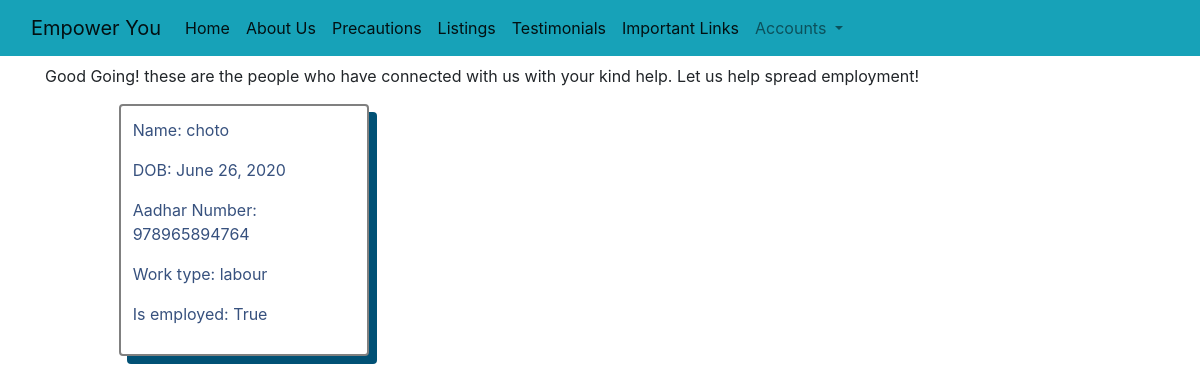
Page /dash on the earlier database version.
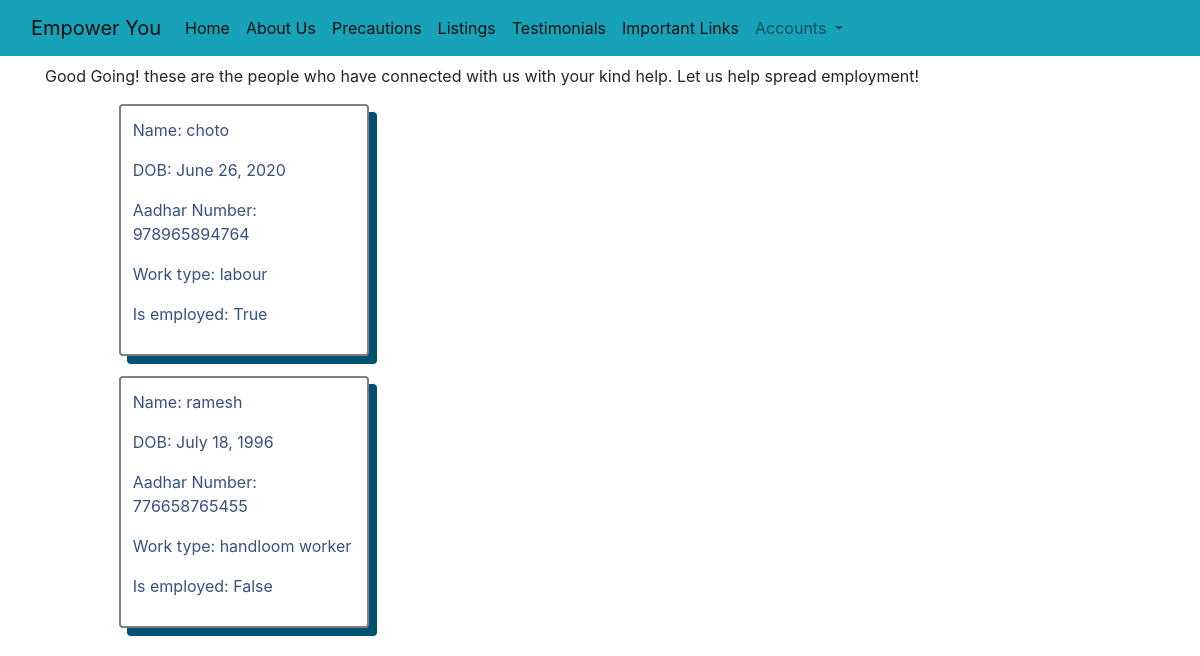
Same page on the later database version.
### employment/models.py (models this page shows, shortened)
class Worker(models.Model):
    WORK_CHOICE = (
        ("carpenter", "carpenter"),
        ("handloom worker", "handloom worker"),
        ("labour", "labour"),
        ("Other", "Other"),
    )
    name = models.CharField(max_length=35)
    slug = models.SlugField()
    adhar = models.CharField(max_length=12, unique=True)
    dateTime = models.DateTimeField(auto_now_add=True, blank=True, null=True)
    dob = models.DateField()
    work = models.CharField(
        max_length=100, default=None, choices=WORK_CHOICE)
    other = models.CharField(max_length=100, blank=True)
    is_employed = models.BooleanField(blank=True)
    user = models.ForeignKey(User, on_delete=models.CASCADE, default=None)

### codefury/views.py (the view)
# urls.py: path("dash", views.dash, name="dash"),
def dash(request):
    qauthor = request.user
    workers = Worker.objects.all().order_by('dateTime')
    context = {
        "workers": workers,
    }
    return render(request, 'dashboard.html', context)

### templates/dashboard.html (shortened to what this page needs)
{% extends 'base.html' %}
{% block content %}
<p class="container">Good Going! these are the people who have connected with us with your kind help. Let us help spread
    employment!</p>
{% for worker in workers %}
<div class="event-container animated bounce">
    <div class="event">
        <p>Name: {{worker.name}}</p>
        <p>DOB: {{worker.dob}} </p>
        <p>Aadhar Number: {{worker.adhar}}</p>
        <p>Work type: {{worker.work}}</p>
        <p>Is employed: {{worker.is_employed}}</p>
    </div>
</div>
{% endfor %}
{% endblock %}

### templates/base.html (shortened to what this page needs)
{% load static %}
<!DOCTYPE html>
<html lang="en">
<head>
  <link rel="stylesheet" href="https://cdn.jsdelivr.net/npm/bootstrap@4.5.3/dist/css/bootstrap.min.css"
 />
  <link rel="stylesheet" href="https://use.fontawesome.com/releases/v5.15.1/css/all.css"
>
  <link rel="stylesheet" href="{% static 'css/style.css' %}">
</head>
<body>
  <nav class="navbar navbar-expand-lg navbar-light bg-info ">
    <div class="container-fluid">
      <a class="navbar-brand" href="{% url 'home' %}">Empower You</a>
      <div class="collapse navbar-collapse" id="navbarSupportedContent">
        <ul class="navbar-nav mr-auto mb-2 mb-lg-0">
          <li class="nav-item">
            <a class="nav-link active" aria-current="page" href="{% url 'home' %}">Home</a>
          </li>
          <li class="nav-item">
            <a class="nav-link active" aria-current="page" href="#aboutus">About Us</a>
          </li>
          <li class="nav-item">
            <a class="nav-link active" aria-current="page" href="#prec">Precautions</a>
          </li>
          <li class="nav-item">
            <a class="nav-link active" aria-current="page" href="{% url 'listing' %}">Listings</a>
          </li>
          <li class="nav-item">
            <a class="nav-link active" aria-current="page" href="#testimonials">Testimonials</a>
          </li>
          <li class="nav-item">
            <a class="nav-link active" aria-current="page" href="#il">Important Links</a>
          </li>
          <li class="nav-item dropdown" style="overflow: visible;">
            <a class="nav-link dropdown-toggle" href="#" id="navbarDropdown" role="button" data-toggle="dropdown"
              aria-expanded="false">
              {% if user.is_authenticated %}
              {{request.user.username}}
              {% else %}
              Accounts
              {% endif %}
            </a>
          </li>
        </ul>
      </div>
    </div>
  </nav>
  {% block content %} {% endblock content %}
  <link href="https://unpkg.com/aos@2.3.1/dist/aos.css" rel="stylesheet">
</body>
</html>

### assets/css/style.css (style rules this page uses)
*, *::before, *::after { box-sizing: border-box; }
body { overflow-x: hidden; margin:0; padding:0; }
:root { --fw-reg: 300; --fw-bold: 900; --clr-light: #fff; --clr-dark: #303030; --fs-h1: 3rem; --fs-h2: 2.25rem; --fs-h3: 1.25rem; --fs-body: 1rem; --bs: 0.25em 0.25em 0.75em rgba(0,0,0,.25), 0.125em 0.125em 0.25em rgba(0,0,0,.15); }
@media (min-width: 800px) { :root { --fs-h1: 4.5rem; --fs-h2: 3.75rem; --fs-h3: 1.5rem; --fs-body: 1.125rem; } }
html { scroll-behavior: smooth; overflow-x: hidden; }
.event-container { padding: auto; display: grid; grid-template-columns: auto auto auto auto; }
.event { width: 250px; background-color: white; color: rgba(55, 81, 126, 1); margin: auto; margin-bottom: 20px; padding: 12px; border: 2px solid grey; border-radius: 4px; box-shadow: 8px 8px 0px 0px #015175; }

Differences in the rows shown:
added Worker: name "ramesh", dob "July 18, 1996", adhar "776658765455", work "handloom worker", is_employed "False"
